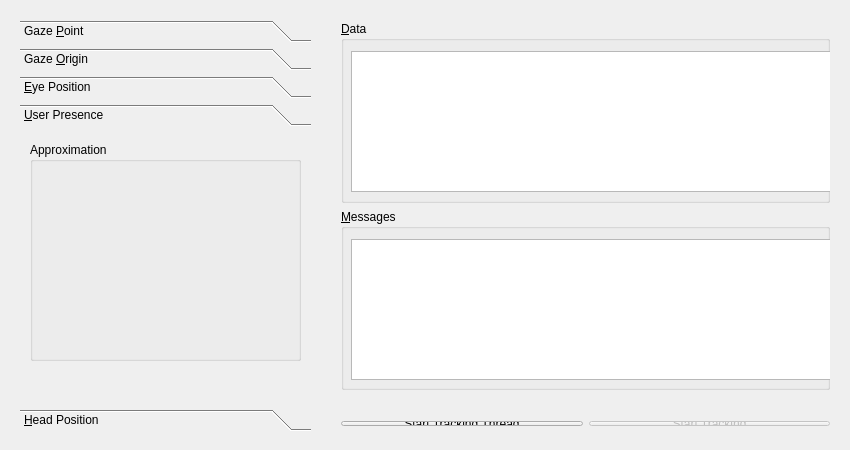
<?xml version="1.0" encoding="UTF-8"?>
<ui version="4.0">
 <class>QTobiiDevTrackWindow</class>
 <widget class="QMainWindow" name="QTobiiDevTrackWindow">
  <property name="geometry">
   <rect>
    <x>0</x>
    <y>0</y>
    <width>850</width>
    <height>450</height>
   </rect>
  </property>
  <property name="windowTitle">
   <string>QTobiiDevTrack</string>
  </property>
  <widget class="QWidget" name="centralWidget">
   <widget class="QWidget" name="layoutWidget">
    <property name="geometry">
     <rect>
      <x>330</x>
      <y>410</y>
      <width>511</width>
      <height>27</height>
     </rect>
    </property>
    <layout class="QHBoxLayout" name="buttonsLayout">
     <item>
      <widget class="QPushButton" name="startThreadButton">
       <property name="text">
        <string>Start Tracking &amp;Thread</string>
       </property>
       <property name="checkable">
        <bool>true</bool>
       </property>
      </widget>
     </item>
     <item>
      <widget class="QPushButton" name="startTrackingButton">
       <property name="enabled">
        <bool>false</bool>
       </property>
       <property name="text">
        <string>&amp;Start Tracking</string>
       </property>
       <property name="checkable">
        <bool>true</bool>
       </property>
      </widget>
     </item>
    </layout>
   </widget>
   <widget class="QToolBox" name="trackingBox">
    <property name="geometry">
     <rect>
      <x>20</x>
      <y>20</y>
      <width>291</width>
      <height>411</height>
     </rect>
    </property>
    <property name="frameShape">
     <enum>QFrame::NoFrame</enum>
    </property>
    <property name="frameShadow">
     <enum>QFrame::Plain</enum>
    </property>
    <property name="currentIndex">
     <number>3</number>
    </property>
    <widget class="QWidget" name="gazePointPage">
     <property name="geometry">
      <rect>
       <x>0</x>
       <y>0</y>
       <width>291</width>
       <height>256</height>
      </rect>
     </property>
     <attribute name="label">
      <string>Gaze &amp;Point</string>
     </attribute>
     <widget class="QWidget" name="layoutWidget_4">
      <property name="geometry">
       <rect>
        <x>10</x>
        <y>10</y>
        <width>271</width>
        <height>221</height>
       </rect>
      </property>
      <layout class="QHBoxLayout" name="gazePointTabLayout">
       <item>
        <widget class="QGroupBox" name="gazePointApproxBox">
         <property name="title">
          <string>Approximation</string>
         </property>
         <widget class="QWidget" name="layoutWidget_7">
          <property name="geometry">
           <rect>
            <x>10</x>
            <y>30</y>
            <width>251</width>
            <height>181</height>
           </rect>
          </property>
          <layout class="QGridLayout" name="gazePointApproxBox_2">
           <item row="2" column="0" colspan="2">
            <widget class="QLabel" name="gazePointPositionLabel">
             <property name="font">
              <font>
               <weight>75</weight>
               <bold>true</bold>
              </font>
             </property>
             <property name="text">
              <string>Position</string>
             </property>
            </widget>
           </item>
           <item row="7" column="0" colspan="2">
            <widget class="QCheckBox" name="gazePointDenormalizeCheckBox">
             <property name="text">
              <string>Denormalize coordinates</string>
             </property>
            </widget>
           </item>
           <item row="1" column="0">
            <widget class="QLabel" name="gazePointXLabel">
             <property name="font">
              <font>
               <pointsize>9</pointsize>
               <weight>75</weight>
               <bold>true</bold>
              </font>
             </property>
             <property name="text">
              <string>X</string>
             </property>
             <property name="alignment">
              <set>Qt::AlignCenter</set>
             </property>
            </widget>
           </item>
           <item row="1" column="1">
            <widget class="QLabel" name="gazePointYLabel">
             <property name="font">
              <font>
               <pointsize>9</pointsize>
               <weight>75</weight>
               <bold>true</bold>
              </font>
             </property>
             <property name="text">
              <string>Y</string>
             </property>
             <property name="alignment">
              <set>Qt::AlignCenter</set>
             </property>
            </widget>
           </item>
           <item row="5" column="0">
            <widget class="QLCDNumber" name="gazePointXValue">
             <property name="minimumSize">
              <size>
               <width>0</width>
               <height>30</height>
              </size>
             </property>
             <property name="font">
              <font>
               <weight>50</weight>
               <bold>false</bold>
              </font>
             </property>
             <property name="frameShape">
              <enum>QFrame::NoFrame</enum>
             </property>
             <property name="frameShadow">
              <enum>QFrame::Plain</enum>
             </property>
             <property name="smallDecimalPoint">
              <bool>false</bool>
             </property>
             <property name="digitCount">
              <number>7</number>
             </property>
             <property name="segmentStyle">
              <enum>QLCDNumber::Flat</enum>
             </property>
             <property name="value" stdset="0">
              <double>0.000000000000000</double>
             </property>
            </widget>
           </item>
           <item row="5" column="1">
            <widget class="QLCDNumber" name="gazePointYValue">
             <property name="minimumSize">
              <size>
               <width>0</width>
               <height>30</height>
              </size>
             </property>
             <property name="frameShape">
              <enum>QFrame::NoFrame</enum>
             </property>
             <property name="frameShadow">
              <enum>QFrame::Plain</enum>
             </property>
             <property name="smallDecimalPoint">
              <bool>false</bool>
             </property>
             <property name="digitCount">
              <number>7</number>
             </property>
             <property name="segmentStyle">
              <enum>QLCDNumber::Flat</enum>
             </property>
             <property name="value" stdset="0">
              <double>0.000000000000000</double>
             </property>
            </widget>
           </item>
           <item row="3" column="0" colspan="2">
            <widget class="Line" name="gazePointLine">
             <property name="orientation">
              <enum>Qt::Horizontal</enum>
             </property>
            </widget>
           </item>
           <item row="6" column="0" colspan="2">
            <spacer name="gazePointSpacer">
             <property name="orientation">
              <enum>Qt::Vertical</enum>
             </property>
             <property name="sizeHint" stdset="0">
              <size>
               <width>20</width>
               <height>30</height>
              </size>
             </property>
            </spacer>
           </item>
          </layout>
         </widget>
        </widget>
       </item>
      </layout>
     </widget>
    </widget>
    <widget class="QWidget" name="gazeOriginPage">
     <property name="geometry">
      <rect>
       <x>0</x>
       <y>0</y>
       <width>291</width>
       <height>256</height>
      </rect>
     </property>
     <attribute name="label">
      <string>Gaze &amp;Origin</string>
     </attribute>
     <widget class="QWidget" name="layoutWidget_5">
      <property name="geometry">
       <rect>
        <x>10</x>
        <y>10</y>
        <width>271</width>
        <height>231</height>
       </rect>
      </property>
      <layout class="QHBoxLayout" name="gazeOriginTabLabout">
       <item>
        <widget class="QGroupBox" name="gazeOriginApproxBox">
         <property name="title">
          <string>Approximation</string>
         </property>
         <widget class="QWidget" name="layoutWidget_9">
          <property name="geometry">
           <rect>
            <x>10</x>
            <y>30</y>
            <width>251</width>
            <height>181</height>
           </rect>
          </property>
          <layout class="QGridLayout" name="gazeOriginApproxLayout">
           <item row="2" column="0" colspan="3">
            <widget class="QLabel" name="gazeOriginLeftEyeLabel">
             <property name="font">
              <font>
               <weight>75</weight>
               <bold>true</bold>
              </font>
             </property>
             <property name="text">
              <string>Left Eye</string>
             </property>
            </widget>
           </item>
           <item row="1" column="2">
            <widget class="QLabel" name="gazeOriginZLabel">
             <property name="font">
              <font>
               <pointsize>9</pointsize>
               <weight>75</weight>
               <bold>true</bold>
              </font>
             </property>
             <property name="text">
              <string>Z</string>
             </property>
             <property name="alignment">
              <set>Qt::AlignCenter</set>
             </property>
            </widget>
           </item>
           <item row="1" column="0">
            <widget class="QLabel" name="gazeOriginXLabel">
             <property name="font">
              <font>
               <pointsize>9</pointsize>
               <weight>75</weight>
               <bold>true</bold>
              </font>
             </property>
             <property name="text">
              <string>X</string>
             </property>
             <property name="alignment">
              <set>Qt::AlignCenter</set>
             </property>
            </widget>
           </item>
           <item row="1" column="1">
            <widget class="QLabel" name="gazeOriginYLabel">
             <property name="font">
              <font>
               <pointsize>9</pointsize>
               <weight>75</weight>
               <bold>true</bold>
              </font>
             </property>
             <property name="text">
              <string>Y</string>
             </property>
             <property name="alignment">
              <set>Qt::AlignCenter</set>
             </property>
            </widget>
           </item>
           <item row="5" column="2">
            <widget class="QLCDNumber" name="gazeOriginLeftEyeZValue">
             <property name="minimumSize">
              <size>
               <width>0</width>
               <height>30</height>
              </size>
             </property>
             <property name="frameShape">
              <enum>QFrame::NoFrame</enum>
             </property>
             <property name="frameShadow">
              <enum>QFrame::Plain</enum>
             </property>
             <property name="smallDecimalPoint">
              <bool>false</bool>
             </property>
             <property name="digitCount">
              <number>6</number>
             </property>
             <property name="segmentStyle">
              <enum>QLCDNumber::Flat</enum>
             </property>
             <property name="value" stdset="0">
              <double>0.000000000000000</double>
             </property>
            </widget>
           </item>
           <item row="5" column="0">
            <widget class="QLCDNumber" name="gazeOriginLeftEyeXValue">
             <property name="minimumSize">
              <size>
               <width>0</width>
               <height>30</height>
              </size>
             </property>
             <property name="frameShape">
              <enum>QFrame::NoFrame</enum>
             </property>
             <property name="frameShadow">
              <enum>QFrame::Raised</enum>
             </property>
             <property name="smallDecimalPoint">
              <bool>false</bool>
             </property>
             <property name="digitCount">
              <number>6</number>
             </property>
             <property name="segmentStyle">
              <enum>QLCDNumber::Flat</enum>
             </property>
             <property name="value" stdset="0">
              <double>0.000000000000000</double>
             </property>
            </widget>
           </item>
           <item row="5" column="1">
            <widget class="QLCDNumber" name="gazeOriginLeftEyeYValue">
             <property name="minimumSize">
              <size>
               <width>0</width>
               <height>30</height>
              </size>
             </property>
             <property name="frameShape">
              <enum>QFrame::NoFrame</enum>
             </property>
             <property name="frameShadow">
              <enum>QFrame::Plain</enum>
             </property>
             <property name="smallDecimalPoint">
              <bool>false</bool>
             </property>
             <property name="digitCount">
              <number>6</number>
             </property>
             <property name="segmentStyle">
              <enum>QLCDNumber::Flat</enum>
             </property>
             <property name="value" stdset="0">
              <double>0.000000000000000</double>
             </property>
            </widget>
           </item>
           <item row="8" column="1">
            <widget class="QLCDNumber" name="gazeOriginRightEyeYValue">
             <property name="minimumSize">
              <size>
               <width>0</width>
               <height>30</height>
              </size>
             </property>
             <property name="frameShape">
              <enum>QFrame::NoFrame</enum>
             </property>
             <property name="frameShadow">
              <enum>QFrame::Plain</enum>
             </property>
             <property name="smallDecimalPoint">
              <bool>false</bool>
             </property>
             <property name="digitCount">
              <number>6</number>
             </property>
             <property name="segmentStyle">
              <enum>QLCDNumber::Flat</enum>
             </property>
             <property name="value" stdset="0">
              <double>0.000000000000000</double>
             </property>
            </widget>
           </item>
           <item row="3" column="0" colspan="3">
            <widget class="Line" name="gazeOriginFirstLine">
             <property name="orientation">
              <enum>Qt::Horizontal</enum>
             </property>
            </widget>
           </item>
           <item row="8" column="2">
            <widget class="QLCDNumber" name="gazeOriginRightEyeZValue">
             <property name="minimumSize">
              <size>
               <width>0</width>
               <height>30</height>
              </size>
             </property>
             <property name="frameShape">
              <enum>QFrame::NoFrame</enum>
             </property>
             <property name="frameShadow">
              <enum>QFrame::Plain</enum>
             </property>
             <property name="smallDecimalPoint">
              <bool>false</bool>
             </property>
             <property name="digitCount">
              <number>6</number>
             </property>
             <property name="segmentStyle">
              <enum>QLCDNumber::Flat</enum>
             </property>
             <property name="value" stdset="0">
              <double>0.000000000000000</double>
             </property>
            </widget>
           </item>
           <item row="8" column="0">
            <widget class="QLCDNumber" name="gazeOriginRightEyeXValue">
             <property name="minimumSize">
              <size>
               <width>0</width>
               <height>30</height>
              </size>
             </property>
             <property name="frameShape">
              <enum>QFrame::NoFrame</enum>
             </property>
             <property name="frameShadow">
              <enum>QFrame::Plain</enum>
             </property>
             <property name="smallDecimalPoint">
              <bool>false</bool>
             </property>
             <property name="digitCount">
              <number>6</number>
             </property>
             <property name="segmentStyle">
              <enum>QLCDNumber::Flat</enum>
             </property>
             <property name="value" stdset="0">
              <double>0.000000000000000</double>
             </property>
            </widget>
           </item>
           <item row="6" column="0" colspan="3">
            <widget class="QLabel" name="gazeOriginRightEyeLabel">
             <property name="font">
              <font>
               <weight>75</weight>
               <bold>true</bold>
              </font>
             </property>
             <property name="text">
              <string>Right Eye</string>
             </property>
            </widget>
           </item>
           <item row="7" column="0" colspan="3">
            <widget class="Line" name="gazeOriginSecondLine">
             <property name="orientation">
              <enum>Qt::Horizontal</enum>
             </property>
            </widget>
           </item>
          </layout>
         </widget>
        </widget>
       </item>
      </layout>
     </widget>
    </widget>
    <widget class="QWidget" name="eyePositionPage">
     <property name="geometry">
      <rect>
       <x>0</x>
       <y>0</y>
       <width>291</width>
       <height>256</height>
      </rect>
     </property>
     <attribute name="label">
      <string>&amp;Eye Position</string>
     </attribute>
     <widget class="QGroupBox" name="eyePositionApproxBox">
      <property name="geometry">
       <rect>
        <x>10</x>
        <y>10</y>
        <width>271</width>
        <height>219</height>
       </rect>
      </property>
      <property name="title">
       <string>Approximation</string>
      </property>
      <widget class="QWidget" name="layoutWidget_6">
       <property name="geometry">
        <rect>
         <x>10</x>
         <y>30</y>
         <width>251</width>
         <height>181</height>
        </rect>
       </property>
       <layout class="QGridLayout" name="eyePositionApproxLayout">
        <item row="2" column="0" colspan="3">
         <widget class="QLabel" name="eyePositionLeftEyeLabel">
          <property name="font">
           <font>
            <weight>75</weight>
            <bold>true</bold>
           </font>
          </property>
          <property name="text">
           <string>Left Eye</string>
          </property>
         </widget>
        </item>
        <item row="1" column="2">
         <widget class="QLabel" name="eyePositionZLabel">
          <property name="font">
           <font>
            <pointsize>9</pointsize>
            <weight>75</weight>
            <bold>true</bold>
           </font>
          </property>
          <property name="text">
           <string>Z</string>
          </property>
          <property name="alignment">
           <set>Qt::AlignCenter</set>
          </property>
         </widget>
        </item>
        <item row="1" column="0">
         <widget class="QLabel" name="eyePositionXLabel">
          <property name="font">
           <font>
            <pointsize>9</pointsize>
            <weight>75</weight>
            <bold>true</bold>
           </font>
          </property>
          <property name="text">
           <string>X</string>
          </property>
          <property name="alignment">
           <set>Qt::AlignCenter</set>
          </property>
         </widget>
        </item>
        <item row="1" column="1">
         <widget class="QLabel" name="eyePositionYLabel">
          <property name="font">
           <font>
            <pointsize>9</pointsize>
            <weight>75</weight>
            <bold>true</bold>
           </font>
          </property>
          <property name="text">
           <string>Y</string>
          </property>
          <property name="alignment">
           <set>Qt::AlignCenter</set>
          </property>
         </widget>
        </item>
        <item row="5" column="2">
         <widget class="QLCDNumber" name="eyePositionLeftEyeZValue">
          <property name="minimumSize">
           <size>
            <width>0</width>
            <height>30</height>
           </size>
          </property>
          <property name="frameShape">
           <enum>QFrame::NoFrame</enum>
          </property>
          <property name="frameShadow">
           <enum>QFrame::Plain</enum>
          </property>
          <property name="smallDecimalPoint">
           <bool>false</bool>
          </property>
          <property name="digitCount">
           <number>6</number>
          </property>
          <property name="segmentStyle">
           <enum>QLCDNumber::Flat</enum>
          </property>
          <property name="value" stdset="0">
           <double>0.000000000000000</double>
          </property>
         </widget>
        </item>
        <item row="5" column="0">
         <widget class="QLCDNumber" name="eyePositionLeftEyeXValue">
          <property name="minimumSize">
           <size>
            <width>0</width>
            <height>30</height>
           </size>
          </property>
          <property name="frameShape">
           <enum>QFrame::NoFrame</enum>
          </property>
          <property name="frameShadow">
           <enum>QFrame::Plain</enum>
          </property>
          <property name="smallDecimalPoint">
           <bool>false</bool>
          </property>
          <property name="digitCount">
           <number>6</number>
          </property>
          <property name="segmentStyle">
           <enum>QLCDNumber::Flat</enum>
          </property>
          <property name="value" stdset="0">
           <double>0.000000000000000</double>
          </property>
         </widget>
        </item>
        <item row="5" column="1">
         <widget class="QLCDNumber" name="eyePositionLeftEyeYValue">
          <property name="minimumSize">
           <size>
            <width>0</width>
            <height>30</height>
           </size>
          </property>
          <property name="frameShape">
           <enum>QFrame::NoFrame</enum>
          </property>
          <property name="frameShadow">
           <enum>QFrame::Plain</enum>
          </property>
          <property name="smallDecimalPoint">
           <bool>false</bool>
          </property>
          <property name="digitCount">
           <number>6</number>
          </property>
          <property name="segmentStyle">
           <enum>QLCDNumber::Flat</enum>
          </property>
          <property name="value" stdset="0">
           <double>0.000000000000000</double>
          </property>
         </widget>
        </item>
        <item row="8" column="1">
         <widget class="QLCDNumber" name="eyePositionRightEyeYValue">
          <property name="minimumSize">
           <size>
            <width>0</width>
            <height>30</height>
           </size>
          </property>
          <property name="frameShape">
           <enum>QFrame::NoFrame</enum>
          </property>
          <property name="frameShadow">
           <enum>QFrame::Plain</enum>
          </property>
          <property name="smallDecimalPoint">
           <bool>false</bool>
          </property>
          <property name="digitCount">
           <number>6</number>
          </property>
          <property name="segmentStyle">
           <enum>QLCDNumber::Flat</enum>
          </property>
          <property name="value" stdset="0">
           <double>0.000000000000000</double>
          </property>
         </widget>
        </item>
        <item row="3" column="0" colspan="3">
         <widget class="Line" name="eyePositionFirstLine">
          <property name="orientation">
           <enum>Qt::Horizontal</enum>
          </property>
         </widget>
        </item>
        <item row="8" column="2">
         <widget class="QLCDNumber" name="eyePositionRightEyeZValue">
          <property name="minimumSize">
           <size>
            <width>0</width>
            <height>30</height>
           </size>
          </property>
          <property name="frameShape">
           <enum>QFrame::NoFrame</enum>
          </property>
          <property name="frameShadow">
           <enum>QFrame::Plain</enum>
          </property>
          <property name="smallDecimalPoint">
           <bool>false</bool>
          </property>
          <property name="digitCount">
           <number>6</number>
          </property>
          <property name="segmentStyle">
           <enum>QLCDNumber::Flat</enum>
          </property>
          <property name="value" stdset="0">
           <double>0.000000000000000</double>
          </property>
         </widget>
        </item>
        <item row="8" column="0">
         <widget class="QLCDNumber" name="eyePositionRightEyeXValue">
          <property name="minimumSize">
           <size>
            <width>0</width>
            <height>30</height>
           </size>
          </property>
          <property name="frameShape">
           <enum>QFrame::NoFrame</enum>
          </property>
          <property name="frameShadow">
           <enum>QFrame::Plain</enum>
          </property>
          <property name="smallDecimalPoint">
           <bool>false</bool>
          </property>
          <property name="digitCount">
           <number>6</number>
          </property>
          <property name="segmentStyle">
           <enum>QLCDNumber::Flat</enum>
          </property>
          <property name="value" stdset="0">
           <double>0.000000000000000</double>
          </property>
         </widget>
        </item>
        <item row="6" column="0" colspan="3">
         <widget class="QLabel" name="eyePositionRightEyeLabel">
          <property name="font">
           <font>
            <weight>75</weight>
            <bold>true</bold>
           </font>
          </property>
          <property name="text">
           <string>Right Eye</string>
          </property>
         </widget>
        </item>
        <item row="7" column="0" colspan="3">
         <widget class="Line" name="eyePositionSecondLine">
          <property name="orientation">
           <enum>Qt::Horizontal</enum>
          </property>
         </widget>
        </item>
       </layout>
      </widget>
     </widget>
    </widget>
    <widget class="QWidget" name="userPresencePage">
     <property name="geometry">
      <rect>
       <x>0</x>
       <y>0</y>
       <width>291</width>
       <height>256</height>
      </rect>
     </property>
     <attribute name="label">
      <string>&amp;User Presence</string>
     </attribute>
     <widget class="QGroupBox" name="userPresenceApproxBox">
      <property name="geometry">
       <rect>
        <x>10</x>
        <y>10</y>
        <width>271</width>
        <height>219</height>
       </rect>
      </property>
      <property name="title">
       <string>Approximation</string>
      </property>
      <widget class="QLabel" name="userPresenceImageLabel">
       <property name="geometry">
        <rect>
         <x>70</x>
         <y>50</y>
         <width>128</width>
         <height>128</height>
        </rect>
       </property>
       <property name="text">
        <string/>
       </property>
       <property name="pixmap">
        <pixmap resource="../assets/assets.qrc">:/assets/user-default.png</pixmap>
       </property>
      </widget>
     </widget>
    </widget>
    <widget class="QWidget" name="headPositionPage">
     <property name="geometry">
      <rect>
       <x>0</x>
       <y>0</y>
       <width>291</width>
       <height>256</height>
      </rect>
     </property>
     <attribute name="label">
      <string>&amp;Head Position</string>
     </attribute>
     <widget class="QGroupBox" name="headPositionApproxBox">
      <property name="geometry">
       <rect>
        <x>10</x>
        <y>10</y>
        <width>271</width>
        <height>219</height>
       </rect>
      </property>
      <property name="title">
       <string>Approximation</string>
      </property>
      <widget class="QWidget" name="layoutWidget_8">
       <property name="geometry">
        <rect>
         <x>10</x>
         <y>30</y>
         <width>251</width>
         <height>181</height>
        </rect>
       </property>
       <layout class="QGridLayout" name="headPositionApproxLayout">
        <item row="2" column="0" colspan="3">
         <widget class="QLabel" name="headPositionPositionLabel">
          <property name="font">
           <font>
            <weight>75</weight>
            <bold>true</bold>
           </font>
          </property>
          <property name="text">
           <string>Position</string>
          </property>
         </widget>
        </item>
        <item row="1" column="2">
         <widget class="QLabel" name="headPositionZLabel">
          <property name="font">
           <font>
            <pointsize>9</pointsize>
            <weight>75</weight>
            <bold>true</bold>
           </font>
          </property>
          <property name="text">
           <string>Z</string>
          </property>
          <property name="alignment">
           <set>Qt::AlignCenter</set>
          </property>
         </widget>
        </item>
        <item row="1" column="0">
         <widget class="QLabel" name="headPositionXLabel">
          <property name="font">
           <font>
            <pointsize>9</pointsize>
            <weight>75</weight>
            <bold>true</bold>
           </font>
          </property>
          <property name="text">
           <string>X</string>
          </property>
          <property name="alignment">
           <set>Qt::AlignCenter</set>
          </property>
         </widget>
        </item>
        <item row="1" column="1">
         <widget class="QLabel" name="headPositionYLabel">
          <property name="font">
           <font>
            <pointsize>9</pointsize>
            <weight>75</weight>
            <bold>true</bold>
           </font>
          </property>
          <property name="text">
           <string>Y</string>
          </property>
          <property name="alignment">
           <set>Qt::AlignCenter</set>
          </property>
         </widget>
        </item>
        <item row="5" column="2">
         <widget class="QLCDNumber" name="headPositionPositionZValue">
          <property name="minimumSize">
           <size>
            <width>0</width>
            <height>30</height>
           </size>
          </property>
          <property name="frameShape">
           <enum>QFrame::NoFrame</enum>
          </property>
          <property name="frameShadow">
           <enum>QFrame::Plain</enum>
          </property>
          <property name="smallDecimalPoint">
           <bool>false</bool>
          </property>
          <property name="digitCount">
           <number>6</number>
          </property>
          <property name="segmentStyle">
           <enum>QLCDNumber::Flat</enum>
          </property>
          <property name="value" stdset="0">
           <double>0.000000000000000</double>
          </property>
         </widget>
        </item>
        <item row="5" column="0">
         <widget class="QLCDNumber" name="headPositionPositionXValue">
          <property name="minimumSize">
           <size>
            <width>0</width>
            <height>30</height>
           </size>
          </property>
          <property name="frameShape">
           <enum>QFrame::NoFrame</enum>
          </property>
          <property name="frameShadow">
           <enum>QFrame::Plain</enum>
          </property>
          <property name="smallDecimalPoint">
           <bool>false</bool>
          </property>
          <property name="digitCount">
           <number>6</number>
          </property>
          <property name="segmentStyle">
           <enum>QLCDNumber::Flat</enum>
          </property>
          <property name="value" stdset="0">
           <double>0.000000000000000</double>
          </property>
         </widget>
        </item>
        <item row="5" column="1">
         <widget class="QLCDNumber" name="headPositionPositionYValue">
          <property name="minimumSize">
           <size>
            <width>0</width>
            <height>30</height>
           </size>
          </property>
          <property name="frameShape">
           <enum>QFrame::NoFrame</enum>
          </property>
          <property name="frameShadow">
           <enum>QFrame::Plain</enum>
          </property>
          <property name="smallDecimalPoint">
           <bool>false</bool>
          </property>
          <property name="digitCount">
           <number>6</number>
          </property>
          <property name="segmentStyle">
           <enum>QLCDNumber::Flat</enum>
          </property>
          <property name="value" stdset="0">
           <double>0.000000000000000</double>
          </property>
         </widget>
        </item>
        <item row="8" column="1">
         <widget class="QLCDNumber" name="headPositionRotationYValue">
          <property name="minimumSize">
           <size>
            <width>0</width>
            <height>30</height>
           </size>
          </property>
          <property name="frameShape">
           <enum>QFrame::NoFrame</enum>
          </property>
          <property name="frameShadow">
           <enum>QFrame::Plain</enum>
          </property>
          <property name="smallDecimalPoint">
           <bool>false</bool>
          </property>
          <property name="digitCount">
           <number>6</number>
          </property>
          <property name="segmentStyle">
           <enum>QLCDNumber::Flat</enum>
          </property>
          <property name="value" stdset="0">
           <double>0.000000000000000</double>
          </property>
         </widget>
        </item>
        <item row="3" column="0" colspan="3">
         <widget class="Line" name="headPositionFirstLine">
          <property name="orientation">
           <enum>Qt::Horizontal</enum>
          </property>
         </widget>
        </item>
        <item row="8" column="2">
         <widget class="QLCDNumber" name="headPositionRotationZValue">
          <property name="minimumSize">
           <size>
            <width>0</width>
            <height>30</height>
           </size>
          </property>
          <property name="frameShape">
           <enum>QFrame::NoFrame</enum>
          </property>
          <property name="frameShadow">
           <enum>QFrame::Plain</enum>
          </property>
          <property name="smallDecimalPoint">
           <bool>false</bool>
          </property>
          <property name="digitCount">
           <number>6</number>
          </property>
          <property name="segmentStyle">
           <enum>QLCDNumber::Flat</enum>
          </property>
          <property name="value" stdset="0">
           <double>0.000000000000000</double>
          </property>
         </widget>
        </item>
        <item row="8" column="0">
         <widget class="QLCDNumber" name="headPositionRotationXValue">
          <property name="minimumSize">
           <size>
            <width>0</width>
            <height>30</height>
           </size>
          </property>
          <property name="frameShape">
           <enum>QFrame::NoFrame</enum>
          </property>
          <property name="frameShadow">
           <enum>QFrame::Plain</enum>
          </property>
          <property name="smallDecimalPoint">
           <bool>false</bool>
          </property>
          <property name="digitCount">
           <number>6</number>
          </property>
          <property name="segmentStyle">
           <enum>QLCDNumber::Flat</enum>
          </property>
          <property name="value" stdset="0">
           <double>0.000000000000000</double>
          </property>
         </widget>
        </item>
        <item row="6" column="0" colspan="3">
         <widget class="QLabel" name="headPositionRotationLabel">
          <property name="font">
           <font>
            <weight>75</weight>
            <bold>true</bold>
           </font>
          </property>
          <property name="text">
           <string>Rotation</string>
          </property>
         </widget>
        </item>
        <item row="7" column="0" colspan="3">
         <widget class="Line" name="headPositionSecondLine">
          <property name="orientation">
           <enum>Qt::Horizontal</enum>
          </property>
         </widget>
        </item>
       </layout>
      </widget>
     </widget>
    </widget>
   </widget>
   <widget class="QWidget" name="layoutWidget">
    <property name="geometry">
     <rect>
      <x>330</x>
      <y>10</y>
      <width>511</width>
      <height>391</height>
     </rect>
    </property>
    <layout class="QVBoxLayout" name="logLayout">
     <item>
      <widget class="QGroupBox" name="dataLogBox">
       <property name="title">
        <string>&amp;Data</string>
       </property>
       <widget class="QPlainTextEdit" name="dataLog">
        <property name="geometry">
         <rect>
          <x>10</x>
          <y>30</y>
          <width>491</width>
          <height>141</height>
         </rect>
        </property>
       </widget>
      </widget>
     </item>
     <item>
      <widget class="QGroupBox" name="messageLogBox">
       <property name="title">
        <string>&amp;Messages</string>
       </property>
       <widget class="QPlainTextEdit" name="messageLog">
        <property name="geometry">
         <rect>
          <x>10</x>
          <y>30</y>
          <width>491</width>
          <height>141</height>
         </rect>
        </property>
        <property name="readOnly">
         <bool>true</bool>
        </property>
       </widget>
      </widget>
     </item>
    </layout>
   </widget>
  </widget>
 </widget>
 <layoutdefault spacing="6" margin="11"/>
 <resources>
  <include location="../assets/assets.qrc"/>
 </resources>
 <connections/>
</ui>
